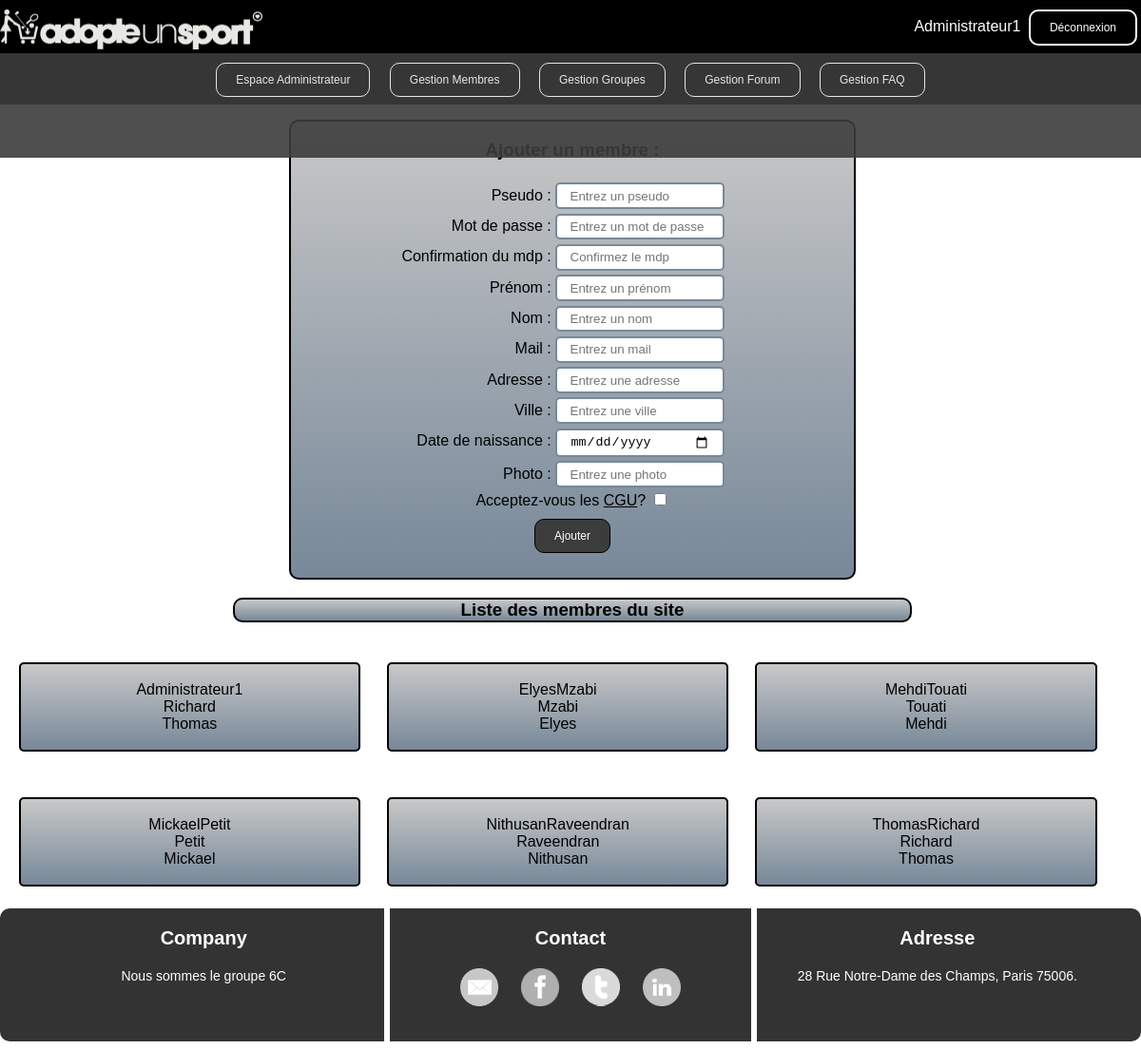
Screenshot of /gestionmembres.php (signed in) with the database file from the repository.
### tables this page shows
CREATE TABLE IF NOT EXISTS `membre_inscrit` (
  `Pseudo` varchar(255) NOT NULL,
  `mdp` varchar(255) NOT NULL,
  `Nom` varchar(255) NOT NULL,
  `Prenom` varchar(255) NOT NULL,
  `Date_naissance` date NOT NULL,
  `Mail` varchar(255) NOT NULL,
  `Adresse` varchar(255) NOT NULL,
  `Ville` varchar(255) NOT NULL,
  `Photo` varchar(255) NOT NULL,
  `Administrateur` int(11) NOT NULL,
  PRIMARY KEY (`Pseudo`)
);

### gestionmembres.php (the view, shortened to what this page needs)
<?php include_once("model.php"); ?>
<!DOCTYPE html>
<html>
	<head>
	    <link href='assets/css/styleheaderfooter.css' rel='stylesheet' type='text/css' />
    	<link href='assets/css/style.css' rel='stylesheet' type='text/css' />
	</head>
	<body>
		<?php include("headeradmin.php") ?>
		<div class="ajoutermembre">
            <h3>Ajouter un membre :</h3>
            <form action="gestionmembres.php" method="post">
                <div class="apparenceformulaire">
                    <label for="login">Pseudo : </label><input type="text" name="login" placeholder="Entrez un pseudo" value="<?php if (isset($_POST['login'])) echo htmlentities(trim($_POST['login'])); ?>" onclick="colorer(this)" onblur="decolorer(this)"><br />
                    <label for="pass">Mot de passe : </label><input type="password" name="pass" placeholder="Entrez un mot de passe" value="<?php if (isset($_POST['pass'])) echo htmlentities(trim($_POST['pass'])); ?>"  onclick="colorer(this)" onblur="decolorer(this)"><br />
                    <label for="pass_confirm">Confirmation du mdp : </label><input type="password" name="pass_confirm" placeholder="Confirmez le mdp" value="<?php if (isset($_POST['pass_confirm'])) echo htmlentities(trim($_POST['pass_confirm'])); ?>" onclick="colorer(this)" onblur="decolorer(this)"><br />
                    <label for="prenom">Prénom : </label><input type="text" name="prenom" placeholder="Entrez un prénom" value="<?php if (isset($_POST['prenom'])) echo htmlentities(trim($_POST['prenom'])); ?>" onclick="colorer(this)" onblur="decolorer(this)"><br />
                    <label for="nom">Nom : </label><input type="text" name="nom" placeholder="Entrez un nom" value="<?php if (isset($_POST['nom'])) echo htmlentities(trim($_POST['nom'])); ?>" onclick="colorer(this)" onblur="decolorer(this)"><br />
                    <label for="mail">Mail : </label><input type="text" name="mail" placeholder="Entrez un mail" value="<?php if (isset($_POST['mail'])) echo htmlentities(trim($_POST['mail'])); ?>" onclick="colorer(this)" onblur="decolorer(this)"><br />
                    <label for="adresse">Adresse : </label><input type="text" name="adresse" placeholder="Entrez une adresse" value="<?php if (isset($_POST['adresse'])) echo htmlentities(trim($_POST['adresse'])); ?>" onclick="colorer(this)" onblur="decolorer(this)"><br />
                    <label for="ville">Ville : </label><input type="text" name="ville" placeholder="Entrez une ville" value="<?php if (isset($_POST['ville'])) echo htmlentities(trim($_POST['ville'])); ?>" onclick="colorer(this)" onblur="decolorer(this)"><br />
                    <label for="naissance">Date de naissance : </label><input type="date" name="naissance" value="<?php if (isset($_POST['naissance'])) echo htmlentities(trim($_POST['naissance'])); ?>" onclick="colorer(this)" onblur="decolorer(this)"><br />
                    <label for="photo">Photo : </label><input type="text" name="photo" placeholder="Entrez une photo" value="<?php if (isset($_POST['photo'])) echo htmlentities(trim($_POST['photo'])); ?>" onclick="colorer(this)" onblur="decolorer(this)"><br />
                </div>
                Acceptez-vous les <a href="cgu.php" class="liencgu">CGU</a>? <input type="checkbox" name="cgucheckbox" value="cgucheckbox"><br />
                <input type="submit" name="ajouter" value="Ajouter" class="button3">
            </form>
        </div>
        <h3 class="listemembres">Liste des membres du site</h3>
        <?php
			try
			{
			$base = new PDO('mysql:host=localhost;dbname=app_info;charset=utf8', 'root', '');
			}
			catch(Exception $e)
			{
	        	die('Erreur : '.$e->getMessage());
			}
			?>
			<?php
				$reponse = $base->query('SELECT Pseudo, Nom, Prenom, Mail FROM membre_inscrit ORDER BY Pseudo ');
				while ($donnees = $reponse->fetch())
				{ ?>
					<div class="membrestrouves">
					<br/><a href="pagemutablemembreadmin.php?Pseudomembre=<?php echo $donnees['Pseudo']; ?>"><?php echo $donnees['Pseudo'] . '<br/>'; ?></a>
					<?php
					echo $donnees['Nom'] . '<br/>';
					echo $donnees['Prenom']. '<br/>'. '<br/>';
					?>
					</div>
				<?php
				}
		?>
		<?php include("footeradmin.php") ?>
	</body>
</html>

### assets/css/style.css (style rules this page uses)
body { background-image : url('Images/fond2.jpg'); background-size: 100%; background-repeat: no-repeat; background-attachment: fixed; display: block; color : black; font-family : "Verdana", cursive, sans-serif; }
a { color: black; text-decoration: none; }
input { border-radius: 6px; }
.button3 { background-color: rgb(60,60,60); border: solid black 1px; border-radius: 10px; color: white; padding: 10px 20px; text-align: center; text-decoration: none; display: inline-block; font-size: 12px; margin: 10px 8px; cursor: pointer; }
.liencgu { text-decoration: underline; }
.listemembres { text-align: center; background-image:linear-gradient(rgb(200,200,200), rgb(119,136,153)); width: 60%; margin-left: 20%; margin-right: 20%; border: solid black 2px; border-radius: 10px; }
.ajoutermembre { display: inline-block; margin-top: 10%; margin-bottom: 0%; margin-left: 25%; margin-right: 25%; width: 50%; text-align: center; border: solid black 2px; border-radius: 10px; background-image:linear-gradient(rgb(200,200,200), rgb(119,136,153)); }
.membrestrouves { background-image:linear-gradient(rgb(200,200,200), rgb(119,136,153)); border: solid black 2px; border-radius: 5px; margin-top: 2%; margin-bottom: 2%; width: 30%; margin-left: 1%; margin-right: 1%; text-align: center; display: inline-block; }
input[type=text] { border: 2px solid rgb(119,136,153); border-radius: 5px; padding: 1% 3%; margin-top: 1%; width: 40%; }
input[type=password] { border: 2px solid rgb(119,136,153); border-radius: 5px; padding: 1% 3%; margin-top: 1%; width: 40%; }
input[type=date] { border: 2px solid rgb(119,136,153); border-radius: 5px; padding: 1% 3%; margin-top: 1%; width: 40%; }
input[type=checkbox] { border: 2px solid rgb(119,136,153); border-radius: 5px; padding: 1% 3%; margin-top: 1%; }
.apparenceformulaire { width: 75%; margin-left: 2%; margin-right: 23%; text-align: right; }

### rows the page displays
membre_inscrit: Pseudo "Administrateur1", Nom "Richard", Prenom "Thomas"
membre_inscrit: Pseudo "ElyesMzabi", Nom "Mzabi", Prenom "Elyes"
membre_inscrit: Pseudo "MehdiTouati", Nom "Touati", Prenom "Mehdi"
membre_inscrit: Pseudo "MickaelPetit", Nom "Petit", Prenom "Mickael"
membre_inscrit: Pseudo "NithusanRaveendran", Nom "Raveendran", Prenom "Nithusan"
membre_inscrit: Pseudo "ThomasRichard", Nom "Richard", Prenom "Thomas"

### other values shown
$_SESSION['Pseudo'] "Administrateur1"
